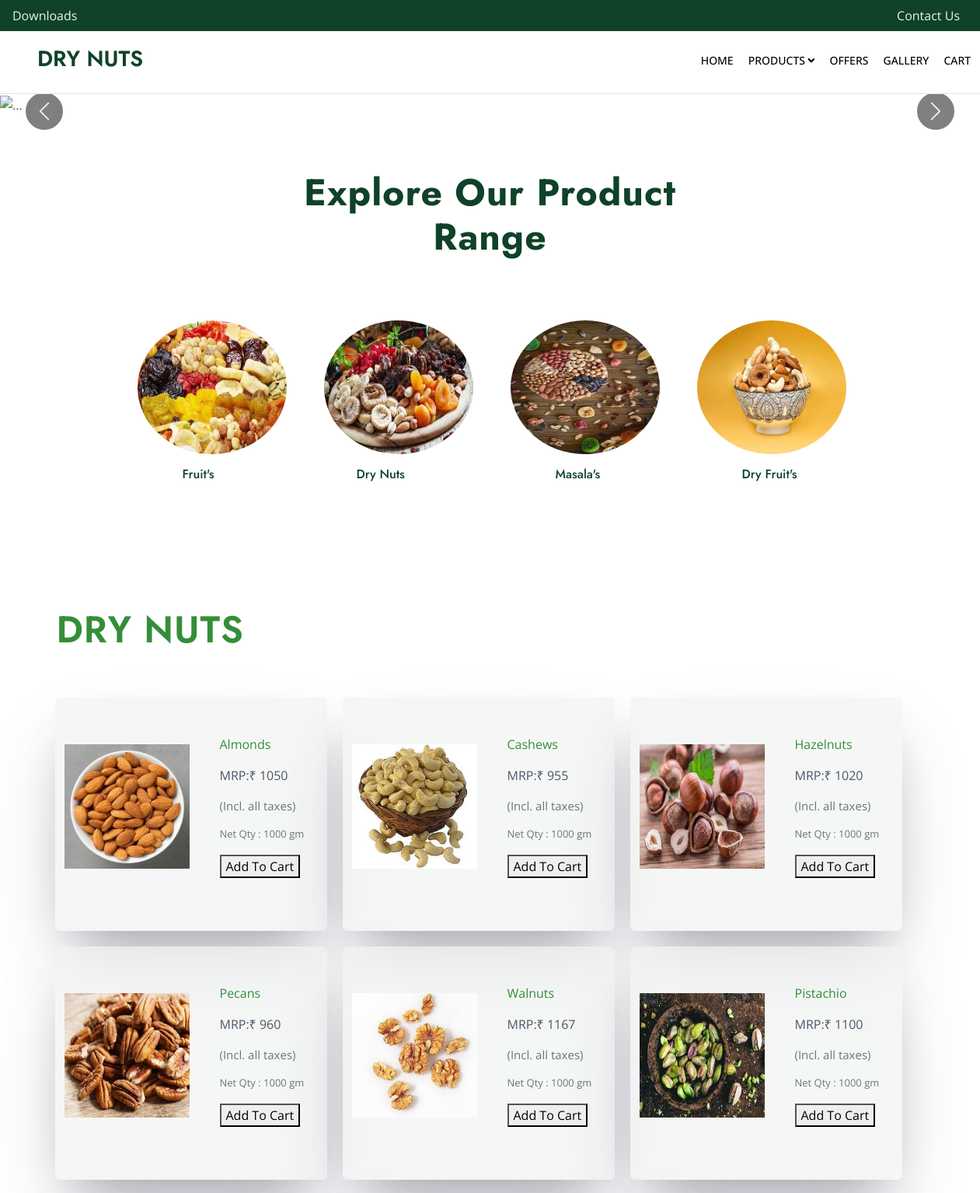
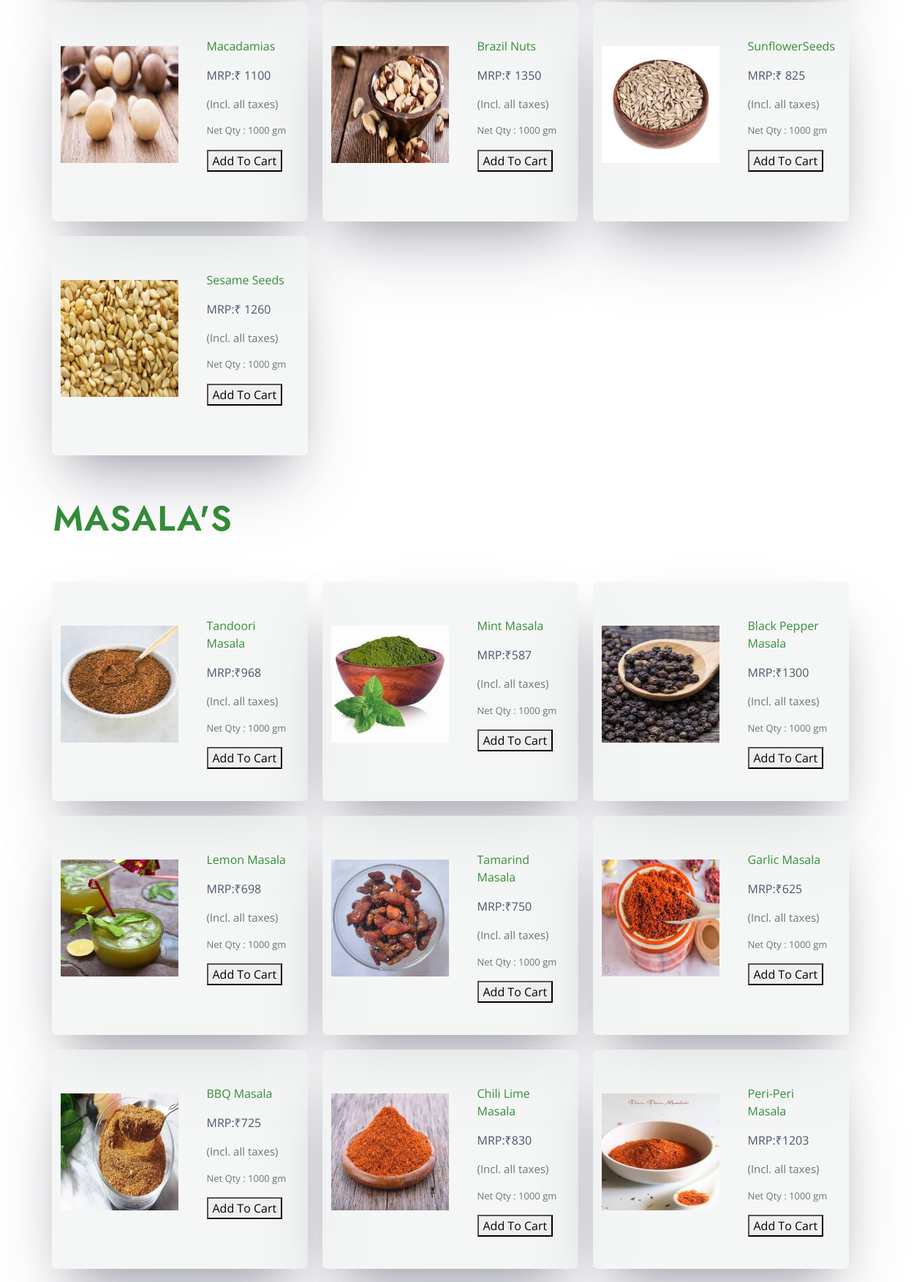
The page /home (upper part) on the database its author committed (2 pictures, top to bottom).
### Olsi_App/models.py (models this page shows, shortened)
class product_Db(models.Model):
    category = models.ForeignKey(category_Db, on_delete=models.CASCADE)
    PRDT_Image = models.ImageField(upload_to='images', null=True)
    PRDT_Title = models.CharField(max_length=1000)
    PRDT_price = models.IntegerField(max_length=100)
    PRDT_Size = models.CharField(max_length=10, null=True,blank='True')
    PRDT_Description = models.TextField(null=True,blank='True')
    PRDT_Usage = models.TextField(null=True,blank='True')
    PRDT_Features = models.TextField(null=True,blank='True')
    PRDT_Benefits = models.TextField(null=True,blank='True')

### Olsi_App/views.py (the view)
# urls.py: path('home', views.home, name='home'),
def home(req):
    return render(req, 'Olsi_app_Html/index.html', {'data' : prdt_data,'category':cat_data,'branch':branch,'state':state})

### Olsi_App/templates/Olsi_app_Html/index.html (shortened to what this page needs)
{% extends 'base.html' %} {% load static %}  {% block content %}
  <div id="demo" class="carousel slide" data-bs-ride="carousel">
    <div class="carousel-indicators">
      <button type="button" data-bs-target="#demo" data-bs-slide-to="0" class="active"></button>
      <button type="button" data-bs-target="#demo" data-bs-slide-to="1"></button>
      <button type="button" data-bs-target="#demo" data-bs-slide-to="2"></button>
    </div>
    <div class="carousel-inner">
      <div class="carousel-item active">
          <img src="{% static 'img/carousel10.jpg' %}" class="img" height="55%" width="100%" alt="..." />
      </div>
    </div>
    <button class="carousel-control-prev" type="button" data-bs-target="#demo" data-bs-slide="prev" style="bottom: 10%; left: -3%;">
      <span class="carousel-control-prev-icon"></span>
    </button>
    <button class="carousel-control-next" type="button" data-bs-target="#demo" data-bs-slide="next" style="bottom: 10%; right: -3%;">
      <span class="carousel-control-next-icon"></span>
    </button>
    </div>
<div class="container">
  <div
    class="text-center mx-auto wow fadeInUp"
    data-wow-delay="0.1s"
    style="max-width: 500px"
  >
    <h1 class="display-5 mb-5 mt-5">Explore Our Product Range</h1>
  </div>
  <div class="row container justify-content-center">
    <div class="prdt-view wow fadeInUp d-flex justify-content-center">
      <div class="prdt-crd me-5">
        <a href="{% url 'products' 1 %}" class="w3-bar-item w3-button">
          <img src="{% static 'images/1.jpg' %}" class="prdt-circle-bg rounded-circle" alt=""/>
          <h6 class="display-8 m-3 ps-52">Fruit's</h6>
        </a>
      </div>
      <div class="prdt-crd me-5" >
        <a href="{% url 'products' 3 %}" class="w3-bar-item w3-button">
          <img src="{% static 'images/2.jpg' %}" class="prdt-circle-bg rounded-circle" alt=""/>
          <h6 class="display-8 m-3 ps-51">Dry Nuts</h6>
        </a>
      </div>
      <div class="prdt-crd me-5" >
        <a href="{% url 'products' 4 %}" class="w3-bar-item w3-button">
          <img src="{% static 'images/3.jpg' %}" class="prdt-circle-bg rounded-circle" alt=""/>
          <h6 class="display-8 m-3 ps-52">Masala's</h6>
        </a>
      </div>
      <div class="prdt-crd me-5">
        <a href="{% url 'products' 2 %}" class="w3-bar-item w3-button">
          <img src="{% static 'images/4.jpg' %}" class="prdt-circle-bg rounded-circle" alt=""/>
          <h6 class="display-8 m-3 ps-53">Dry Fruit's</h6>
        </a>
      </div>
    </div>
  </div>
</div>
<br><br>
<div class="container mt-5" id="health-care">
  <h3 class="display-5 mb-5 text-primary">DRY NUTS</h3>
  <br />
  <div class="row g-4 portfolio-container">
    {% for i in data %} {% if i.category.ctg_Name == 'Dry Nuts' %}
    <div
      class="wrapper1 col-lg-4 col-md-6 d-flex portfolio-item wow fadeInUp"
      data-wow-delay="0.1s"
    >
      <div class="product-img">
        <img src="{{ i.PRDT_Image.url }}" />
      </div>
      <div class="product-info">
        <div class="product-text mt-5">
          <p class="display-9 text-primary">{{ i.PRDT_Title }}</p>
          <p class="">MRP:₹ {{ i.PRDT_price }}</p>
          <p class="text-muted" style="font-size: 15px">(Incl. all taxes)</p>
          <p class="text-muted" style="font-size: 13px">
            Net Qty : {{ i.PRDT_Size }}
          </p>
          <button type="button">Add To Cart</button>
        </div>
      </div>
    </div>
    {% endif %} {% endfor %}
  </div>
</div>
<div class="container mt-5" id="person-care">
  <h3 class="display-5 mb-5 text-primary">MASALA'S</h3>
  <br />
  <div class="row g-4 portfolio-container">
    {% for i in data %} {% if i.category.ctg_Name == 'Masala' %}
    <div
      class="wrapper1 col-lg-4 col-md-6 d-flex portfolio-item wow fadeInUp"
      data-wow-delay="0.1s"
    >
      <div class="product-img">
        <img src="{{ i.PRDT_Image.url }}" />
      </div>
      <div class="product-info">
        <div class="product-text mt-5">
          <p class="display-9 text-primary">{{ i.PRDT_Title }}</p>
          <p class="">MRP:₹{{ i.PRDT_price }}</p>
          <p class="text-muted" style="font-size: 15px">(Incl. all taxes)</p>
          <p class="text-muted" style="font-size: 13px">
            Net Qty : {{ i.PRDT_Size }}
          </p>
          <button type="button">Add To Cart</button>
        </div>
      </div>
    </div>
    {% endif %} {% endfor %}
  </div>
</div>
<br />
{% endblock %}

### Olsi_App/static/css/style.css (style rules this page uses)
:root { --primary: #51da57; --secondary: #323ace; --light: #e8f5e9; --dark: #157604; }
h1, .h1, h2, .h2, .fw-bold { font-weight: 700 !important; }
h3, .h3, h4, .h4, .fw-medium { font-weight: 600 !important; }
h5, .h5, h6, .h6, .fw-semi-bold { font-weight: 500 !important; }
.carousel-control-prev, .carousel-control-next { width: 15%; }
.carousel-control-prev-icon, .carousel-control-next-icon { width: 3rem; height: 3rem; border-radius: 3rem; background-color: #040404; border: 10px solid #000000; }
.prdt-view { margin: 30px 0 50px 0; display: flex; }
.prdt-crd { position: relative; top: 0; left: 0; flex-direction: row; }
.prdt-view .prdt-circle-bg { margin-left: 20%; height: 172px; width: 192px; position: relative; top: 0; left: 0; }
.wrapper1 { height: 300px; width: 350px; margin: 10px; background-color: rgba(241, 244, 242, 0.7); border-radius: 7px; -webkit-box-shadow: 0px 14px 32px 0px rgba(0, 0, 0, 0.15); -moz-box-shadow: 0px 14px 32px 0px rgba(0, 0, 0, 0.15); box-shadow: rgba(50, 50, 93, 0.25) 0px 50px 100px -20px, rgba(0, 0, 0, 0.3) 0px 30px 60px -30px; }
.wrapper1 .product-img { height: 300px; width: 200px; }
.wrapper1 .product-img img { margin-top: 30%; height: 160px; width: 161px; }
.wrapper1 .product-info .product-text { height: 150px; width: 120px; }

### Olsi_App/templates/Olsi_app_Html/index.html (style rules this page uses)
.ps-51 { padding-left: 4rem !important; }
.ps-52 { padding-left: 5rem !important; }
.ps-53 { padding-left: 5rem !important; }
.m-3 { margin: 1rem !important; }

### rows shown on the page
product_Db: PRDT_Image (picture), PRDT_Title "Almonds", PRDT_price "1050", PRDT_Size "1000 gm"
product_Db: PRDT_Image (picture), PRDT_Title "Cashews", PRDT_price "955", PRDT_Size "1000 gm"
product_Db: PRDT_Image (picture), PRDT_Title "Hazelnuts", PRDT_price "1020", PRDT_Size "1000 gm"
product_Db: PRDT_Image (picture), PRDT_Title "Pecans", PRDT_price "960", PRDT_Size "1000 gm"
product_Db: PRDT_Image (picture), PRDT_Title "Walnuts", PRDT_price "1167", PRDT_Size "1000 gm"
product_Db: PRDT_Image (picture), PRDT_Title "Pistachio", PRDT_price "1100", PRDT_Size "1000 gm"
product_Db: PRDT_Image (picture), PRDT_Title "Macadamias", PRDT_price "1100", PRDT_Size "1000 gm"
product_Db: PRDT_Image (picture), PRDT_Title "Brazil Nuts", PRDT_price "1350", PRDT_Size "1000 gm"
product_Db: PRDT_Image (picture), PRDT_Title "SunflowerSeeds", PRDT_price "825", PRDT_Size "1000 gm"
product_Db: PRDT_Image (picture), PRDT_Title "Sesame Seeds", PRDT_price "1260", PRDT_Size "1000 gm"
product_Db: PRDT_Image (picture), PRDT_Title "Tandoori Masala", PRDT_price "968", PRDT_Size "1000 gm"
product_Db: PRDT_Image (picture), PRDT_Title "Mint Masala", PRDT_price "587", PRDT_Size "1000 gm"
product_Db: PRDT_Image (picture), PRDT_Title "Black Pepper Masala", PRDT_price "1300", PRDT_Size "1000 gm"
product_Db: PRDT_Image (picture), PRDT_Title "Lemon Masala", PRDT_price "698", PRDT_Size "1000 gm"
product_Db: PRDT_Image (picture), PRDT_Title "Tamarind Masala", PRDT_price "750", PRDT_Size "1000 gm"
product_Db: PRDT_Image (picture), PRDT_Title "Garlic Masala", PRDT_price "625", PRDT_Size "1000 gm"
product_Db: PRDT_Image (picture), PRDT_Title "BBQ Masala", PRDT_price "725", PRDT_Size "1000 gm"
product_Db: PRDT_Image (picture), PRDT_Title "Chili Lime Masala", PRDT_price "830", PRDT_Size "1000 gm"
product_Db: PRDT_Image (picture), PRDT_Title "Peri-Peri Masala", PRDT_price "1203", PRDT_Size "1000 gm"
